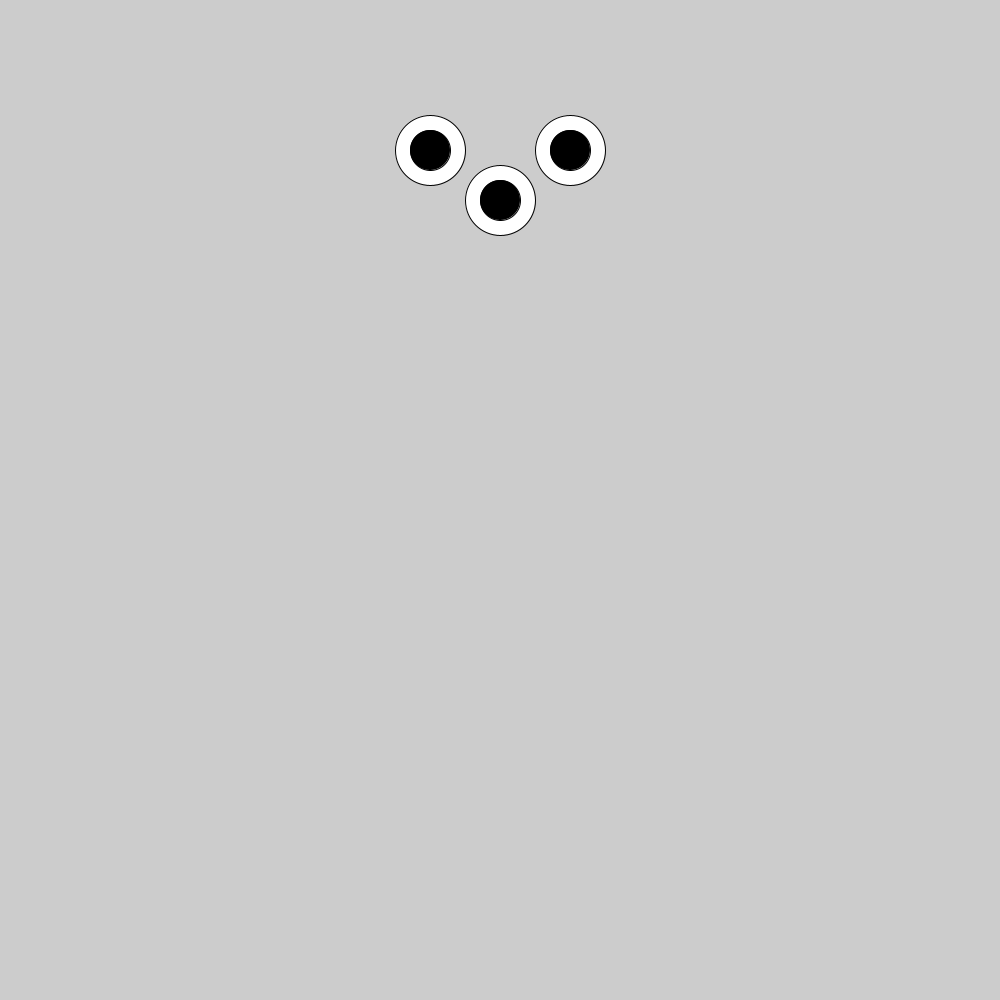
Frame 1 (no input)
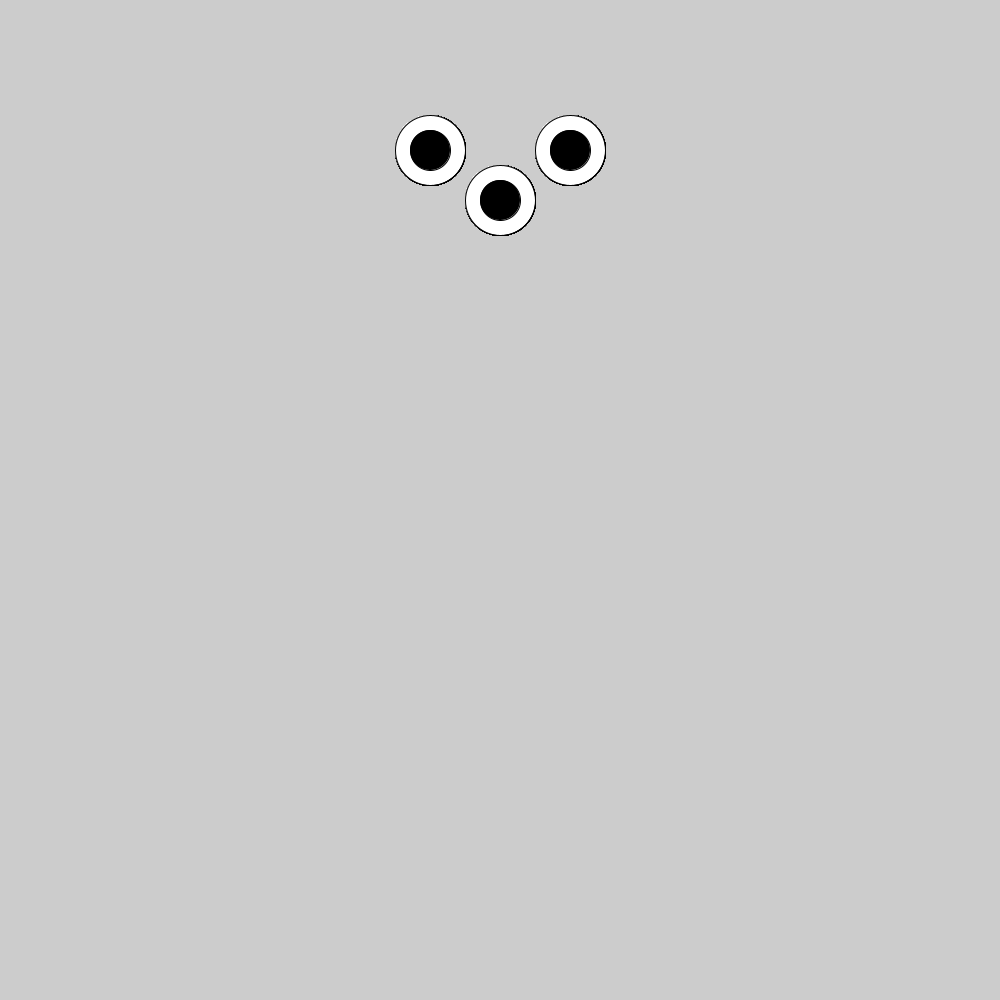
Frame 60 (the mouse pressed at the canvas centre just before this capture)
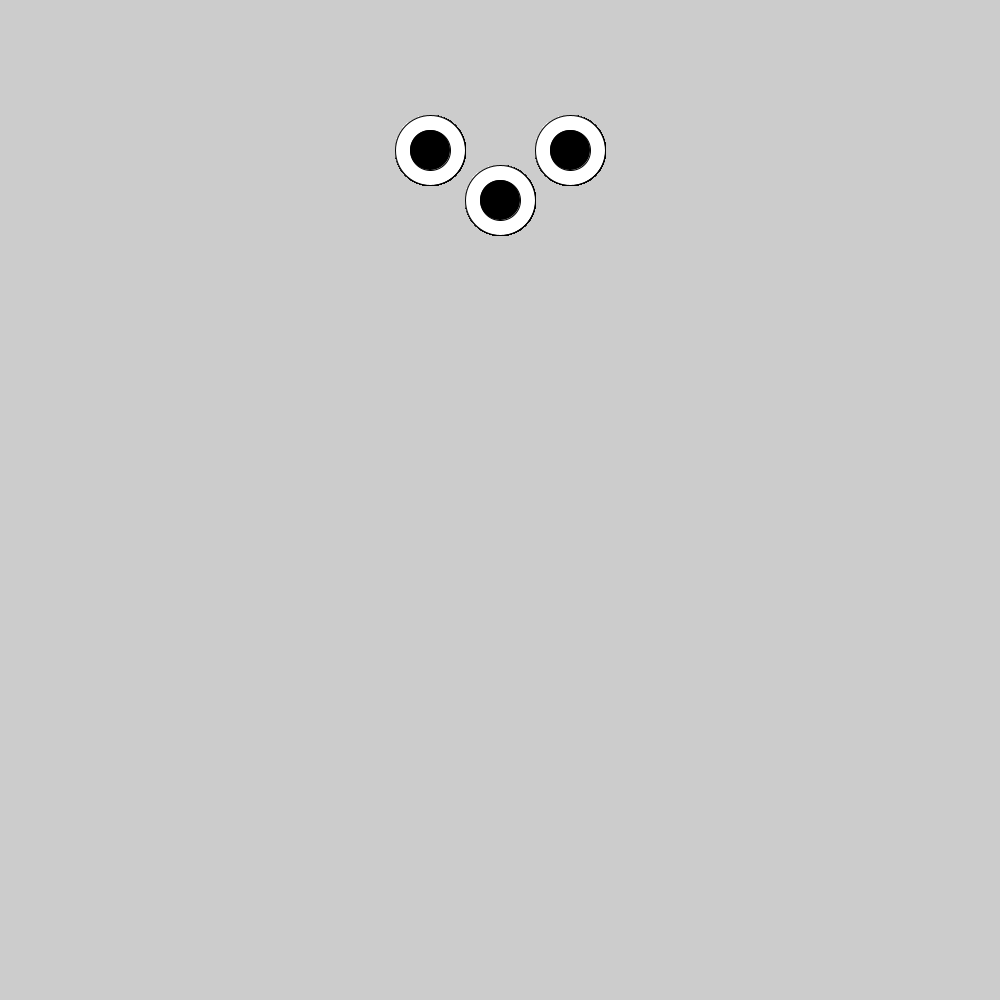
Frame 120 (the mouse held since frame 60 and released just before this capture)

The Processing sketch that drew these frames (run headless with seeded random() and noise(); from frame 60 on, the mouse is pressed at the canvas centre):

// Processing sketch: monster
// ── monster.pde
//monster drawing



void setup() { //start setup =================================================
  size(1000, 1000);
} // end setup ===============================================================

void draw() { //start draw ===================================================
  eye(500, 200, 70);
  eye(430, 150, 70);
  eye(570, 150, 70);
  
} //end draw =================================================================

void eye(int eyeX, int eyeY, int eye) {
 pushMatrix();
 translate(eyeX, eyeY);
 
 //eye white
 fill(255);
 circle(0, 0, eye);
 
 //pupil
 fill(0);
 circle(0, 0, eye - 30);
 
 popMatrix();
}
